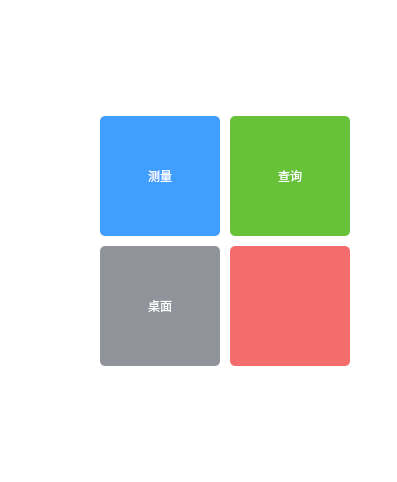
      <widget class="QWidget" name="homePage">
       <layout class="QGridLayout" name="gridLayout_7">
        <property name="leftMargin">
         <number>0</number>
        </property>
        <property name="topMargin">
         <number>0</number>
        </property>
        <property name="rightMargin">
         <number>0</number>
        </property>
        <property name="bottomMargin">
         <number>0</number>
        </property>
        <property name="spacing">
         <number>0</number>
        </property>
        <item row="0" column="0">
         <widget class="QFrame" name="frame_4">
          <property name="styleSheet">
           <string notr="true">QFrame{
	
	background-color: rgb(255, 255, 255);
}
</string>
          </property>
          <property name="frameShape">
           <enum>QFrame::NoFrame</enum>
          </property>
          <property name="frameShadow">
           <enum>QFrame::Raised</enum>
          </property>
          <layout class="QGridLayout" name="gridLayout_11">
           <property name="leftMargin">
            <number>0</number>
           </property>
           <property name="topMargin">
            <number>0</number>
           </property>
           <property name="rightMargin">
            <number>0</number>
           </property>
           <property name="bottomMargin">
            <number>0</number>
           </property>
           <property name="horizontalSpacing">
            <number>0</number>
           </property>
           <property name="verticalSpacing">
            <number>20</number>
           </property>
           <item row="3" column="0">
            <spacer name="verticalSpacer_2">
             <property name="orientation">
              <enum>Qt::Vertical</enum>
             </property>
             <property name="sizeHint" stdset="0">
              <size>
               <width>20</width>
               <height>106</height>
              </size>
             </property>
            </spacer>
           </item>
           <item row="1" column="0">
            <widget class="QFrame" name="frame_3">
             <property name="minimumSize">
              <size>
               <width>0</width>
               <height>270</height>
              </size>
             </property>
             <property name="maximumSize">
              <size>
               <width>16777215</width>
               <height>270</height>
              </size>
             </property>
             <property name="styleSheet">
              <string notr="true">QPushButton{
	min-width:120px;
	max-width:120px;
	min-height:120px;
	max-height:120px;
	font: 57 24pt &quot;思源黑体 CN Medium&quot;;
	border:none;
	outline:none;
	border-radius:5px;
	color: rgb(255, 255, 255);
}
</string>
             </property>
             <property name="frameShape">
              <enum>QFrame::NoFrame</enum>
             </property>
             <property name="frameShadow">
              <enum>QFrame::Raised</enum>
             </property>
             <layout class="QGridLayout" name="gridLayout_9">
              <property name="leftMargin">
               <number>10</number>
              </property>
              <property name="topMargin">
               <number>10</number>
              </property>
              <property name="rightMargin">
               <number>10</number>
              </property>
              <property name="bottomMargin">
               <number>10</number>
              </property>
              <property name="spacing">
               <number>10</number>
              </property>
              <item row="0" column="1">
               <widget class="QPushButton" name="testBtn">
                <property name="sizePolicy">
                 <sizepolicy hsizetype="Expanding" vsizetype="Expanding">
                  <horstretch>0</horstretch>
                  <verstretch>0</verstretch>
                 </sizepolicy>
                </property>
                <property name="cursor">
                 <cursorShape>PointingHandCursor</cursorShape>
                </property>
                <property name="styleSheet">
                 <string notr="true">QPushButton{
	background-color:#409EFF;
}
QPushButton:hover{
	background-color: rgba(255, 135, 76, 255)
}

QPushButton:pressed{
	background-color: rgba(255, 76, 76, 255)
}</string>
                </property>
                <property name="text">
                 <string>测量</string>
                </property>
               </widget>
              </item>
              <item row="0" column="3">
               <spacer name="horizontalSpacer_4">
                <property name="orientation">
                 <enum>Qt::Horizontal</enum>
                </property>
                <property name="sizeHint" stdset="0">
                 <size>
                  <width>37</width>
                  <height>20</height>
                 </size>
                </property>
               </spacer>
              </item>
              <item row="0" column="2">
               <widget class="QPushButton" name="queryBtn">
                <property name="sizePolicy">
                 <sizepolicy hsizetype="Expanding" vsizetype="Expanding">
                  <horstretch>0</horstretch>
                  <verstretch>0</verstretch>
                 </sizepolicy>
                </property>
                <property name="cursor">
                 <cursorShape>PointingHandCursor</cursorShape>
                </property>
                <property name="styleSheet">
                 <string notr="true">QPushButton{

	background-color:#67C23A;
}
QPushButton:hover{
	background-color: rgba(255, 135, 76, 255)
}

QPushButton:pressed{
	background-color: rgba(255, 76, 76, 255)
}</string>
                </property>
                <property name="text">
                 <string>查询</string>
                </property>
               </widget>
              </item>
              <item row="0" column="0" rowspan="2">
               <spacer name="horizontalSpacer_3">
                <property name="orientation">
                 <enum>Qt::Horizontal</enum>
                </property>
                <property name="sizeHint" stdset="0">
                 <size>
                  <width>90</width>
                  <height>20</height>
                 </size>
                </property>
               </spacer>
              </item>
              <item row="1" column="1">
               <widget class="QPushButton" name="desktopBtn">
                <property name="sizePolicy">
                 <sizepolicy hsizetype="Expanding" vsizetype="Expanding">
                  <horstretch>0</horstretch>
                  <verstretch>0</verstretch>
                 </sizepolicy>
                </property>
                <property name="cursor">
                 <cursorShape>PointingHandCursor</cursorShape>
                </property>
                <property name="styleSheet">
                 <string notr="true">QPushButton{
	background-color:#909399;
}
QPushButton:hover{
	background-color: rgba(255, 135, 76, 255)
}
QPushButton:pressed{
	background-color: rgba(255, 76, 76, 255)
}</string>
                </property>
                <property name="text">
                 <string>桌面</string>
                </property>
               </widget>
              </item>
              <item row="1" column="2">
               <widget class="QPushButton" name="shutdownBtn">
                <property name="sizePolicy">
                 <sizepolicy hsizetype="Expanding" vsizetype="Expanding">
                  <horstretch>0</horstretch>
                  <verstretch>0</verstretch>
                 </sizepolicy>
                </property>
                <property name="cursor">
                 <cursorShape>PointingHandCursor</cursorShape>
                </property>
                <property name="styleSheet">
                 <string notr="true">QPushButton{
	border:none;
	outline:none;
	color: rgb(255, 255, 255);
	background-color:#F56C6C;
	min-width:120px;
	max-width:120px;
	min-height:120px;
	max-height:120px;
	font: 57 24pt &quot;思源黑体 CN Medium&quot;;
}
QPushButton:hover{
	background-color: rgba(255, 135, 76, 255)
}
QPushButton:pressed{
	background-color: rgba(255, 76, 76, 255)
}</string>
                </property>
                <property name="text">
                 <string/>
                </property>
                <property name="icon">
                 <iconset resource="images.qrc">
                  <normaloff>:/images/shutdown.png</normaloff>:/images/shutdown.png</iconset>
                </property>
                <property name="iconSize">
                 <size>
                  <width>60</width>
                  <height>60</height>
                 </size>
                </property>
               </widget>
              </item>
             </layout>
            </widget>
           </item>
           <item row="0" column="0">
            <spacer name="verticalSpacer">
             <property name="orientation">
              <enum>Qt::Vertical</enum>
             </property>
             <property name="sizeHint" stdset="0">
              <size>
               <width>20</width>
               <height>106</height>
              </size>
             </property>
            </spacer>
           </item>
          </layout>
         </widget>
        </item>
       </layout>
      </widget>
